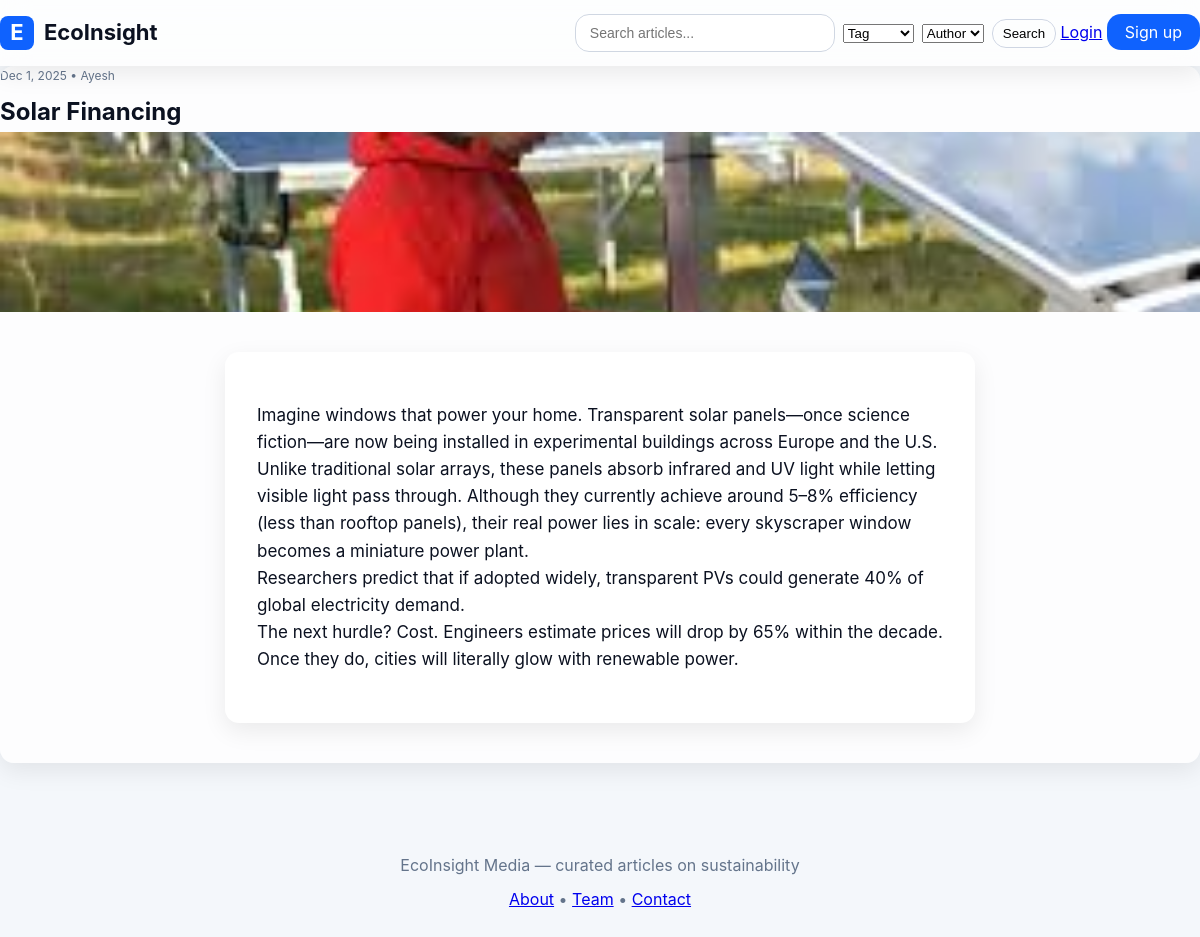
The page /article/solar_fin/ on the database its author committed.
### core/models.py (models this page shows, shortened)
class Article(models.Model):
    title = models.CharField(max_length=300)
    slug = models.SlugField(max_length=320, unique=True)
    summary = models.TextField(blank=True)
    content = models.TextField()
    author = models.ForeignKey(settings.AUTH_USER_MODEL, on_delete=models.SET_NULL, null=True, related_name='articles')
    published = models.BooleanField(default=False)
    publish_date = models.DateTimeField(default=timezone.now)
    cover_image = models.ImageField(upload_to='articles/images/', blank=True, null=True)
    attachment = models.FileField(upload_to='articles/files/', blank=True, null=True)
    created_at = models.DateTimeField(auto_now_add=True, null=True, blank=True)
    updated_at = models.DateTimeField(auto_now=True, null=True, blank=True)
    tags = models.CharField(max_length=300, blank=True)  # simple comma-separated tags
    class Meta:
        ordering = ['-publish_date']

class User(AbstractUser):
    phone = models.CharField(max_length=20, blank=True)
    ROLE_CHOICES = (
        ('admin', 'Admin'),
        ('editor', 'Editor'),
        ('user', 'User'),
    )
    role = models.CharField(max_length=20, choices=ROLE_CHOICES, default='user')

### core/views.py (the view)
# urls.py: path('article/<slug:slug>/', views.ArticleDetailView.as_view(), name='article_detail'),
class ArticleDetailView(DetailView):
    model = Article
    template_name = 'core/article_detail.html'
    context_object_name = 'article'
    slug_field = 'slug'
    slug_url_kwarg = 'slug'
    def get(self, request, *args, **kwargs):
        response = super().get(request, *args, **kwargs)
        try:
            article = self.get_object()
            session = request.session
            raw = session.get('recent_articles', [])
            normalized = []
            for item in raw:
                try:
                    normalized.append(int(item))
                except Exception:
                    continue
            if article.pk in normalized:
                normalized.remove(article.pk)
            normalized.insert(0, article.pk)
            MAX_RECENT = 10
            session['recent_articles'] = normalized[:MAX_RECENT]
            session.modified = True
        except Exception:
            pass
        return response

### core/views.py (called while the page is built)
def recent_articles_context(request):
    recent_ids = request.session.get('recent_articles', [])
    articles = Article.objects.filter(pk__in=recent_ids)
    ordered = sorted(articles, key=lambda a: recent_ids.index((a.pk)))
    return {'recent_articles_session': ordered}

### core/templates/core/article_detail.html (shortened to what this page needs)
{% extends "base.html" %}
{% block content %}
<article class="card">
  <div class="meta">{{ article.publish_date|date:"M j, Y" }} • {{ article.author }}</div>
  <h1>{{ article.title }}</h1>
  {% if article.cover_image %}
    <img src="{{ article.cover_image.url }}" class="thumb" alt="cover">
  {% endif %}
  <div class="article-content">{{ article.content|linebreaks }}</div>
</article>
{% endblock %}

### core/static/core/css/style.css (style rules this page uses)
* { margin: 0; padding: 0; box-sizing: border-box; }
:root { --bg: #f4f7fb; --card-bg: #ffffffcc; --primary: #0f62fe; --primary-dark: #0043ce; --text-dark: #0b1120; --text-light: #64748b; --radius: 14px; --shadow: 0 8px 25px rgba(0, 0, 0, 0.08); --transition: 0.2s ease; }
body { background: var(--bg); font-family: "Inter", sans-serif; color: var(--text-dark); line-height: 1.6; }
.card { background: var(--card-bg); border-radius: var(--radius); box-shadow: var(--shadow); overflow: hidden; transition: var(--transition); display: flex; flex-direction: column; }
.thumb { width: 100%; height: 180px; object-fit: cover; }
.meta { font-size: 12px; color: var(--text-light); margin-bottom: 8px; }
.article-content { max-width: 750px; margin: 40px auto; background: white; padding: 32px; border-radius: var(--radius); box-shadow: var(--shadow); }
.article-content p { margin: 18px 0; font-size: 17px; }

### rows shown on the page
Article: publish_date "Dec 1, 2025", author "Ayesh", title "Solar Financing", cover_image (picture), content "Imagine windows that power your home. Transparent solar panels—once science fiction—are now being installed in experimental buildings across Europe and the U.S. Unlike traditional solar arrays, these panels absorb infrared and UV light while letting visible light pass through. Although they currently achieve around 5–8% efficiency (less than rooftop panels), their real power lies in scale: every skyscraper window becomes a miniature power plant. Researchers predict that if adopted widely, transparent PVs could generate 40% of global electricity demand. The next hurdle? Cost. Engineers estimate prices will drop by 65% within the decade. Once they do, cities will literally glow with renewable…"
